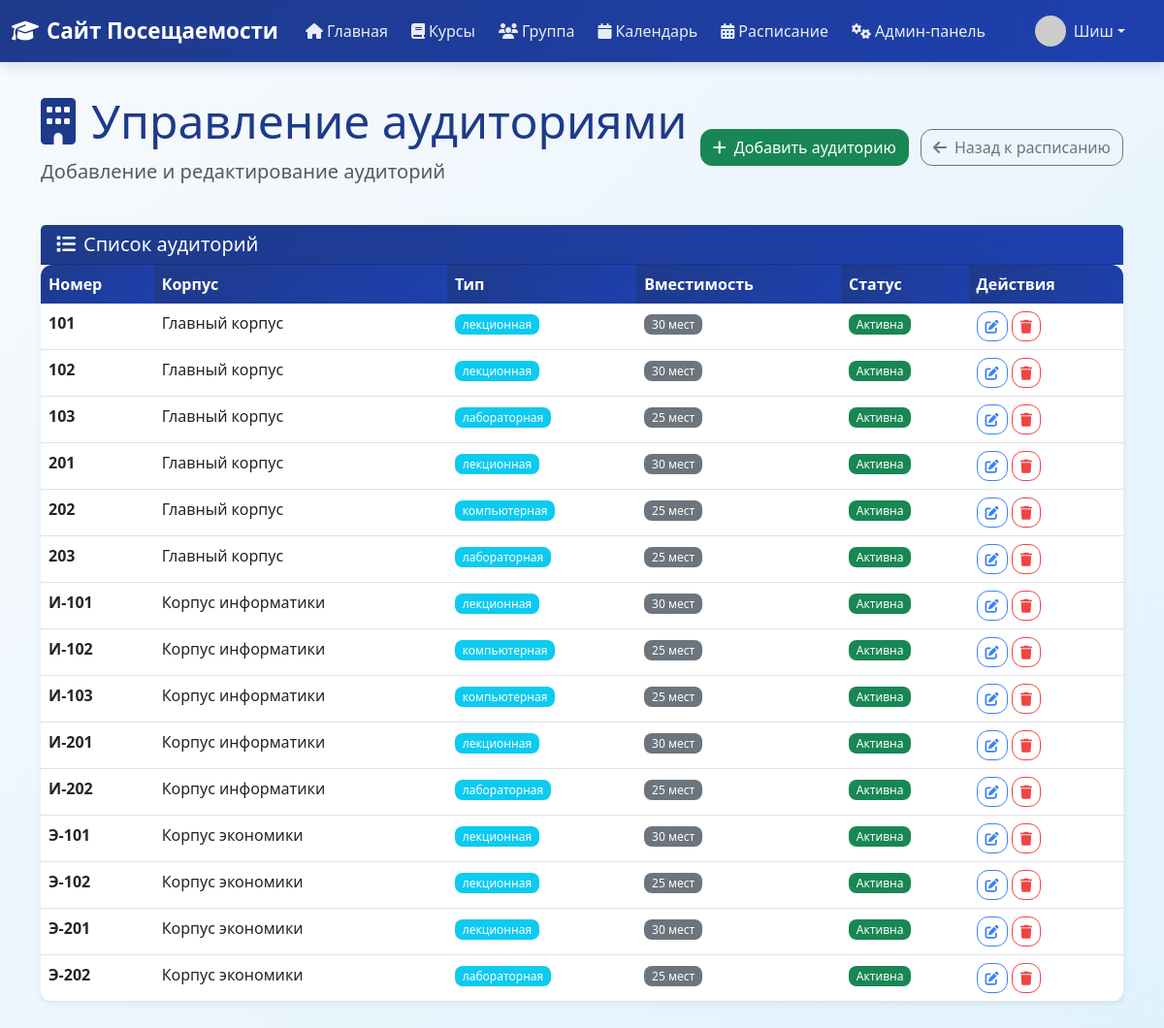
Page /admin/rooms (signed in) on the committed database.
### app/models.py (models this page shows, shortened)
class User(UserMixin, db.Model):
    id: so.Mapped[int] = so.mapped_column(primary_key=True)
    username: so.Mapped[str] = so.mapped_column(sa.String(64), index=True, unique=True)
    email: so.Mapped[str] = so.mapped_column(sa.String(120), index=True, unique=True)
    password_hash: so.Mapped[Optional[str]] = so.mapped_column(sa.String(256))
    role: so.Mapped[str] = so.mapped_column(sa.String(20), default='student')
    about_me: so.Mapped[Optional[str]] = so.mapped_column(sa.String(140))
    last_seen: so.Mapped[Optional[datetime]] = so.mapped_column(default=lambda: datetime.now(timezone.utc))
    sent_messages: so.Mapped[List['Message']] = so.relationship(
        'Message',
        foreign_keys='Message.sender_id',
        back_populates='sender'
    )
    received_messages: so.Mapped[List['Message']] = so.relationship(
        'Message',
        foreign_keys='Message.recipient_id',
        back_populates='recipient'
    )
    teaching_courses: so.Mapped[List['Course']] = so.relationship(
        secondary=teacher_course_association,
        back_populates='teachers',
        collection_class=list
    )
    enrolled_courses: so.Mapped[List['Course']] = so.relationship(
        secondary=student_course_association,
        back_populates='students',
        collection_class=list,
        lazy='joined'
    )
    favorite_courses: so.Mapped[List['Course']] = so.relationship(
        secondary=user_favorites_association,
        back_populates='favorited_by',
        collection_class=list
    )
    group: so.Mapped[Optional['Group']] = so.relationship(
        secondary=student_group_association,
        back_populates='students',
        uselist=False
    )
    attendance_records: so.WriteOnlyMapped['AttendanceRecord'] = so.relationship(
        back_populates='student',
        cascade="all, delete-orphan"
    )
    news_posts: so.Mapped[List['News']] = so.relationship(
        back_populates='author',
        cascade="all, delete-orphan"
    )
    def avatar(self, size: int) -> str:
        digest = md5(self.email.lower().encode('utf-8')).hexdigest()
        return f'https://www.gravatar.com/avatar/{digest}?d=identicon&s={size}'
    def is_admin(self) -> bool:
        return self.role == 'admin'

class Room(db.Model):
    id = db.Column(db.Integer, primary_key=True)
    number = db.Column(db.String(20), nullable=False, unique=True)
    capacity = db.Column(db.Integer, nullable=False)
    building = db.Column(db.String(50), nullable=False)
    room_type = db.Column(db.String(50), nullable=False)
    is_active = db.Column(db.Boolean, default=True)
    created_at = db.Column(db.DateTime, default=datetime.utcnow)

### app/routes.py (the view)
@app.route('/admin/rooms')
@login_required
def admin_rooms():
    if not current_user.is_admin():
        flash('Доступ запрещен', 'danger')
        return redirect(url_for('admin_panel'))
    rooms = Room.query.all()
    return render_template('admin/admin_rooms.html',
                         title='Управление аудиториями',
                         rooms=rooms)

### app/models.py (called while the page is built)
@login.user_loader
def load_user(id: int) -> Optional[User]:
    return db.session.get(User, id)

### app/templates/admin/admin_rooms.html (shortened to what this page needs)
{% extends "base.html" %}
{% block content %}
<div class="container-fluid">
    <div class="row mb-4">
        <div class="col-12">
            <div class="d-flex justify-content-between align-items-center">
                <div>
                    <h1 class="display-5 text-primary">
                        <i class="fas fa-building me-3"></i>Управление аудиториями
                    </h1>
                    <p class="lead text-muted">Добавление и редактирование аудиторий</p>
                </div>
                <div>
                    <button class="btn btn-success me-2" data-bs-toggle="modal" data-bs-target="#addRoomModal">
                        <i class="fas fa-plus me-2"></i>Добавить аудиторию
                    </button>
                    <a href="{{ url_for('admin_schedule') }}" class="btn btn-outline-secondary">
                        <i class="fas fa-arrow-left me-2"></i>Назад к расписанию
                    </a>
                </div>
            </div>
        </div>
    </div>
    <div class="row">
        <div class="col-12">
            <div class="card border-0 shadow-sm">
                <div class="card-header bg-primary text-white">
                    <h5 class="mb-0">
                        <i class="fas fa-list me-2"></i>Список аудиторий
                    </h5>
                </div>
                <div class="card-body p-0">
                    <div class="table-responsive">
                        <table class="table table-hover mb-0">
                            <thead class="table-light">
                                <tr>
                                    <th>Номер</th>
                                    <th>Корпус</th>
                                    <th>Тип</th>
                                    <th>Вместимость</th>
                                    <th>Статус</th>
                                    <th>Действия</th>
                                </tr>
                            </thead>
                            <tbody>
                                {% for room in rooms %}
                                    <tr>
                                        <td>
                                            <strong>{{ room.number }}</strong>
                                        </td>
                                        <td>{{ room.building }}</td>
                                        <td>
                                            <span class="badge bg-info">{{ room.room_type }}</span>
                                        </td>
                                        <td>
                                            <span class="badge bg-secondary">{{ room.capacity }} мест</span>
                                        </td>
                                        <td>
                                            {% if room.is_active %}
                                                <span class="badge bg-success">Активна</span>
                                            {% else %}
                                                <span class="badge bg-danger">Неактивна</span>
                                            {% endif %}
                                        </td>
                                        <td>
                                            <button class="btn btn-sm btn-outline-primary edit-room"
                                                    data-room="{{ room.id }}"
                                                    data-number="{{ room.number }}"
                                                    data-building="{{ room.building }}"
                                                    data-type="{{ room.room_type }}"
                                                    data-capacity="{{ room.capacity }}"
                                                    data-active="{{ room.is_active|int }}">
                                                <i class="fas fa-edit"></i>
                                            </button>
                                            <button class="btn btn-sm btn-outline-danger delete-room"
                                                    data-room="{{ room.id }}"
                                                    data-number="{{ room.number }}">
                                                <i class="fas fa-trash"></i>
                                            </button>
                                        </td>
                                    </tr>
                                {% endfor %}
                            </tbody>
                        </table>
                    </div>
                </div>
            </div>
        </div>
    </div>
</div>
{% endblock %}

### app/templates/base.html (shortened to what this page needs)
<!doctype html>
<html lang="ru">
  <head>
    <link href="https://cdn.jsdelivr.net/npm/bootstrap@5.3.0/dist/css/bootstrap.min.css" rel="stylesheet">
    <link href="https://cdnjs.cloudflare.com/ajax/libs/font-awesome/6.4.0/css/all.min.css" rel="stylesheet">
  </head>
  <body>
    {% if current_user.is_authenticated %}
    <nav class="navbar navbar-expand-lg navbar-dark mb-4">
      <div class="container-fluid">
        <a class="navbar-brand" href="{{ url_for('index') }}">
            <i class="fas fa-graduation-cap me-2"></i>Сайт Посещаемости
        </a>
        <div class="collapse navbar-collapse" id="navbarNav">
          <ul class="navbar-nav me-auto mb-2 mb-lg-0">
            <li class="nav-item">
              <a class="nav-link" href="{{ url_for('index') }}">
                  <i class="fas fa-home me-1"></i>Главная
              </a>
            </li>
            <li class="nav-item">
                <a class="nav-link" href="{{ url_for('courses') }}">
                    <i class="fas fa-book me-1"></i>Курсы
                </a>
              </li>
              <li class="nav-item">
                <a class="nav-link" href="{{ url_for('group') }}">
                    <i class="fas fa-users me-1"></i>Группа
                </a>
              </li>
              <li class="nav-item">
                <a class="nav-link" href="{{ url_for('calendar') }}">
                    <i class="fas fa-calendar me-1"></i>Календарь
                </a>
              </li>
              <li class="nav-item">
                <a class="nav-link" href="{{ url_for('schedule') }}">
                    <i class="fas fa-calendar-alt me-1"></i>Расписание
                </a>
              </li>
              {% if current_user.role == 'admin' %}
              <li class="nav-item">
                <a class="nav-link" href="{{ url_for('admin_panel') }}">
                    <i class="fas fa-cogs me-1"></i>Админ-панель
                </a>
              </li>
              {% endif %}
          </ul>
          <ul class="navbar-nav ms-auto">
            <li class="nav-item dropdown">
              <a class="nav-link dropdown-toggle d-flex align-items-center" href="#"
                 id="profileDropdown" role="button" data-bs-toggle="dropdown" aria-expanded="false">
                <img src="{{ current_user.avatar(32) }}" alt="Аватар"
                     class="rounded-circle me-2" style="width: 32px; height: 32px;">
                <span>{{ current_user.username }}</span>
              </a>
            </li>
          </ul>
        </div>
      </div>
    </nav>
    {% endif %}
    <div class="container">
        {% block content %}{% endblock %}
    </div>
  </body>
</html>

### app/templates/base.html (style rules this page uses)
:root { --primary-blue: #1e3a8a; --secondary-blue: #3b82f6; --light-blue: #dbeafe; --accent-blue: #60a5fa; --dark-blue: #1e40af; }
body { background: linear-gradient(135deg, #f8fafc 0%, #e0f2fe 100%); min-height: 100vh; font-family: 'Segoe UI', Tahoma, Geneva, Verdana, sans-serif; }
.navbar { background: linear-gradient(135deg, var(--primary-blue) 0%, var(--dark-blue) 100%) !important; box-shadow: 0 4px 12px rgba(30, 58, 138, 0.15); }
.navbar-brand { color: white !important; font-weight: 600; font-size: 1.4rem; }
.nav-link { color: rgba(255, 255, 255, 0.9) !important; transition: all 0.3s ease; border-radius: 8px; margin: 0 4px;e }
.btn-outline-danger { border-color: #ef4444; color: #ef4444; transition: all 0.3s ease; }
.container { background: transparent; border-radius: 0; box-shadow: none; padding: 0; margin-top: 2rem; margin-bottom: 2rem; }
h1, h2, h3 { color: var(--primary-blue); font-weight: 600; }
.card { border: none; border-radius: 16px; box-shadow: 0 4px 20px rgba(0, 0, 0, 0.08); transition: transform 0.3s ease, box-shadow 0.3s ease; }
.btn { border-radius: 12px; font-weight: 500; transition: all 0.3s ease; }
.table { border-radius: 12px; overflow: hidden; box-shadow: 0 4px 20px rgba(0, 0, 0, 0.08); }
.table thead th { background: linear-gradient(135deg, var(--primary-blue) 0%, var(--dark-blue) 100%); color: white; border: none; font-weight: 600; }
.badge { border-radius: 8px; font-weight: 500; }
.text-primary { color: var(--primary-blue) !important; }
.bg-primary { background: linear-gradient(135deg, var(--primary-blue) 0%, var(--dark-blue) 100%) !important; }
.btn-outline-primary { border-color: var(--secondary-blue); color: var(--secondary-blue); transition: all 0.3s ease; }
.fas, .far, .fab { transition: transform 0.3s ease; }
.shadow-sm { box-shadow: 0 2px 8px rgba(0, 0, 0, 0.06) !important; }
.nav-item.dropdown { position: relative; margin-right: 1rem; }
.nav-item.dropdown .dropdown-toggle { white-space: nowrap; overflow: hidden; text-overflow: ellipsis; max-width: 200px; }

### rows in the picture
User: username "Шиш"
Room: number "101", building "Главный корпус", room_type "лекционная", capacity "30", is_active "Активна"
Room: number "102", building "Главный корпус", room_type "лекционная", capacity "30", is_active "Активна"
Room: number "103", building "Главный корпус", room_type "лабораторная", capacity "25", is_active "Активна"
Room: number "201", building "Главный корпус", room_type "лекционная", capacity "30", is_active "Активна"
Room: number "202", building "Главный корпус", room_type "компьютерная", capacity "25", is_active "Активна"
Room: number "203", building "Главный корпус", room_type "лабораторная", capacity "25", is_active "Активна"
Room: number "И-101", building "Корпус информатики", room_type "лекционная", capacity "30", is_active "Активна"
Room: number "И-102", building "Корпус информатики", room_type "компьютерная", capacity "25", is_active "Активна"
Room: number "И-103", building "Корпус информатики", room_type "компьютерная", capacity "25", is_active "Активна"
Room: number "И-201", building "Корпус информатики", room_type "лекционная", capacity "30", is_active "Активна"
Room: number "И-202", building "Корпус информатики", room_type "лабораторная", capacity "25", is_active "Активна"
Room: number "Э-101", building "Корпус экономики", room_type "лекционная", capacity "30", is_active "Активна"
Room: number "Э-102", building "Корпус экономики", room_type "лекционная", capacity "25", is_active "Активна"
Room: number "Э-201", building "Корпус экономики", room_type "лекционная", capacity "30", is_active "Активна"
Room: number "Э-202", building "Корпус экономики", room_type "лабораторная", capacity "25", is_active "Активна"
